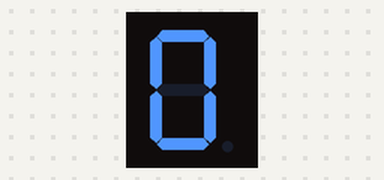
A sketch run on a simulated Arduino Uno, built with avr-gcc and run on an emulated ATmega328P. Parts: 1-digit seven-segment display. Wiring (inferred from the names in the program): 1-digit 7-segment display, segments lit when HIGH: segments A0, A1, A2, A3, A4, A5, pin 4, pin 5. The segment pins are drawn as the display they are named for.

Above: at 0.3 s.
At 1.9 s:
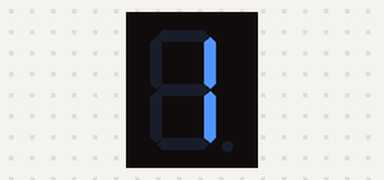
At 3.5 s:
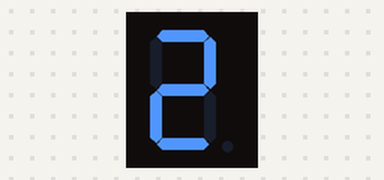
At 6.7 s:
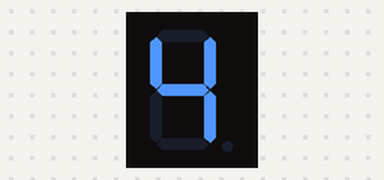
At 9.9 s:
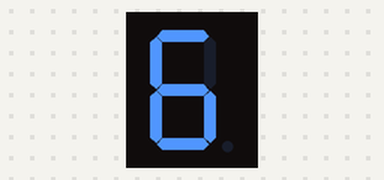
At 14.7 s:
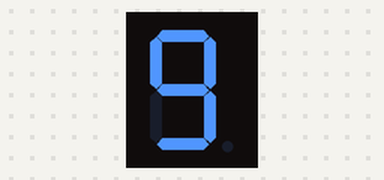

Measured:
- by itself, everything shown: repeats every 16.0 s, in 10 steps
- what the display in image 0 shows lasts 1.6 s, from 0.2 s to 1.8 s

The sketch:

63010467_7seg_06.ino
```cpp
int segmentA = A0;
int segmentB = A1;
int segmentC = A2;
int segmentD = A3;
int segmentE = A4;
int segmentF = A5;
int segmentG = 4;
int segmentDP = 5;
int D5 = 8;
int D6 = 9;
int D9 = 10;
int D10 = 11;
void setup()
{
 pinMode(segmentA, OUTPUT);
 pinMode(segmentB, OUTPUT);
 pinMode(segmentC, OUTPUT);
 pinMode(segmentD, OUTPUT);
 pinMode(segmentE, OUTPUT);
 pinMode(segmentF, OUTPUT);
 pinMode(segmentG, OUTPUT);
 pinMode(segmentDP, OUTPUT);
}
void loop()
{
 displayNumber();
}
void displayNumber()
{
 for(int digit = 0 ; digit <=9 ; digit++)
 {
  digitalWrite(D5,1);
  delay(200);
  displaySegment(digit);
  digitalWrite(D5,0);
  delay(200);

  digitalWrite(D6,1);
  delay(200);
  displaySegment(digit);
  digitalWrite(D6,0);
  delay(200);

  digitalWrite(D9,1);
  delay(200);
  displaySegment(digit);
  digitalWrite(D9,0);
  delay(200);

  digitalWrite(D10,1);
  delay(200);
  displaySegment(digit);
  digitalWrite(D10,0);
  delay(200);
 }
}
void displaySegment(int numberToDisplay)
{
 switch (numberToDisplay)
 {
 case 1: //แสดงผลเลข 1
digitalWrite(segmentA, 0);
digitalWrite(segmentB, 1);
digitalWrite(segmentC, 1);
digitalWrite(segmentD, 0);
digitalWrite(segmentE, 0);
digitalWrite(segmentF, 0);
digitalWrite(segmentG, 0);
break;
case 2: //แสดงผลเลข 2
digitalWrite(segmentA, 1);
digitalWrite(segmentB, 1);
digitalWrite(segmentC, 0);
digitalWrite(segmentD, 1);
digitalWrite(segmentE, 1);
digitalWrite(segmentF, 0);
digitalWrite(segmentG, 1);
break;
case 3: //แสดงผลเลข 3
digitalWrite(segmentA, 1);
digitalWrite(segmentB, 1);
digitalWrite(segmentC, 1);
digitalWrite(segmentD, 1);
digitalWrite(segmentE, 0);
digitalWrite(segmentF, 0);
digitalWrite(segmentG, 1);
break;

case 4: //แสดงผลเลข 4
digitalWrite(segmentA, 0);
digitalWrite(segmentB, 1);
digitalWrite(segmentC, 1);
digitalWrite(segmentD, 0);
digitalWrite(segmentE, 0);
digitalWrite(segmentF, 1);
digitalWrite(segmentG, 1);
break;

case 5: //แสดงผลเลข 5
digitalWrite(segmentA, 1);
digitalWrite(segmentB, 0);
digitalWrite(segmentC, 1);
digitalWrite(segmentD, 1);
digitalWrite(segmentE, 0);
digitalWrite(segmentF, 1);
digitalWrite(segmentG, 1);
break;

case 6: //แสดงผลเลข 6
digitalWrite(segmentA, 1);
digitalWrite(segmentB, 0);
digitalWrite(segmentC, 1);
digitalWrite(segmentD, 1);
digitalWrite(segmentE, 1);
digitalWrite(segmentF, 1);
digitalWrite(segmentG, 1);
break;

case 7: //แสดงผลเลข 7
digitalWrite(segmentA, 1);
digitalWrite(segmentB, 1);
digitalWrite(segmentC, 1);
digitalWrite(segmentD, 0);
digitalWrite(segmentE, 0);
digitalWrite(segmentF, 0);
digitalWrite(segmentG, 0);
break;
case 8: //แสดงผลเลข 8
digitalWrite(segmentA, 1);
digitalWrite(segmentB, 1);
digitalWrite(segmentC, 1);
digitalWrite(segmentD, 1);
digitalWrite(segmentE, 1);
digitalWrite(segmentF, 1);
digitalWrite(segmentG, 1);
break;

case 9: //แสดงผลเลข 9
digitalWrite(segmentA, 1);
digitalWrite(segmentB, 1);
digitalWrite(segmentC, 1);
digitalWrite(segmentD, 1);
digitalWrite(segmentE, 0);
digitalWrite(segmentF, 1);
digitalWrite(segmentG, 1);
break;

case 0: //แสดงผลเลข 0
digitalWrite(segmentA, 1);
digitalWrite(segmentB, 1);
digitalWrite(segmentC, 1);
digitalWrite(segmentD, 1);
digitalWrite(segmentE, 1);
digitalWrite(segmentF, 1);
digitalWrite(segmentG, 0);
break;
 }
}
```
